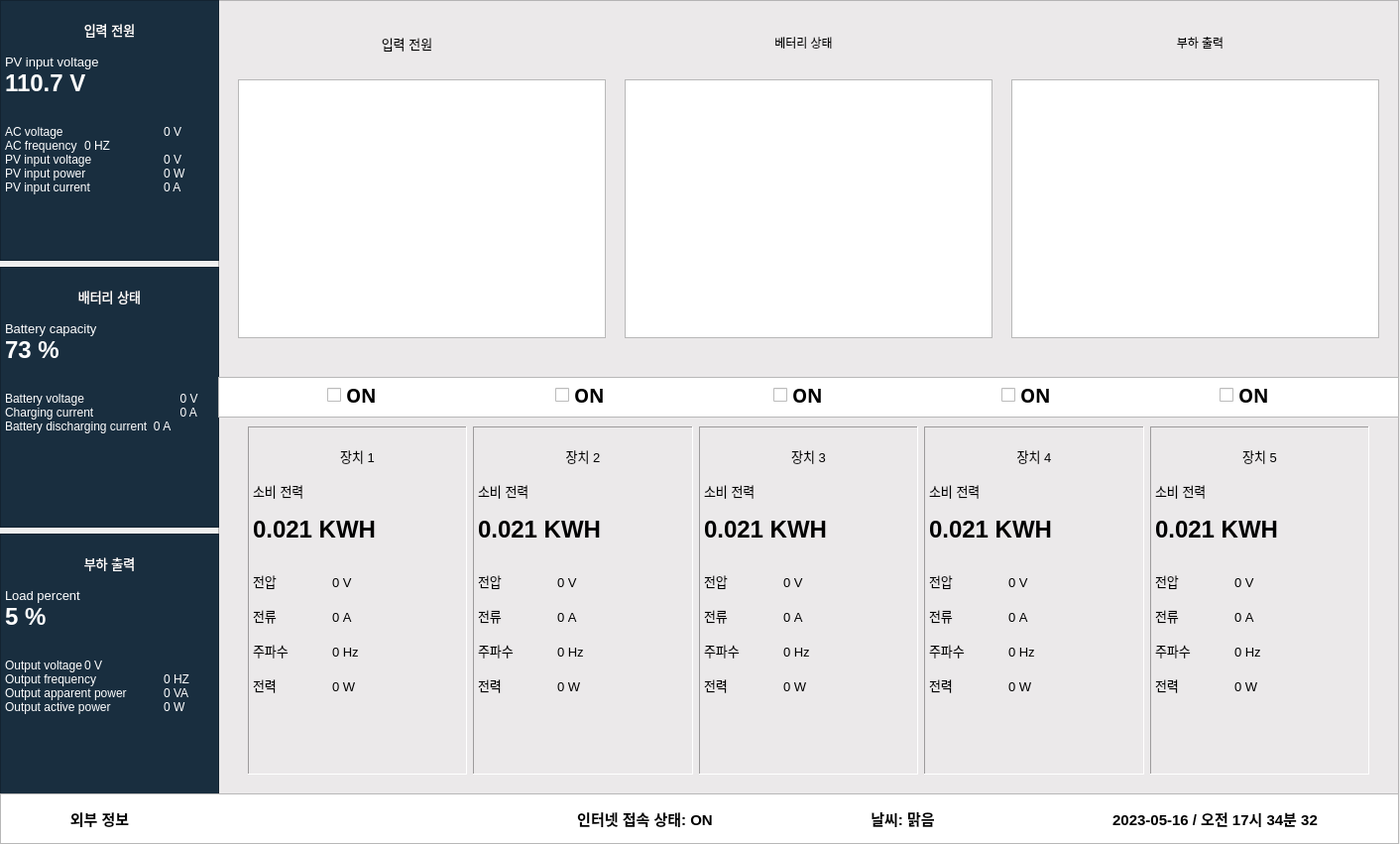
<?xml version="1.0" encoding="UTF-8"?>
<ui version="4.0">
 <class>Dialog</class>
 <widget class="QDialog" name="Dialog">
  <property name="geometry">
   <rect>
    <x>0</x>
    <y>0</y>
    <width>1412</width>
    <height>851</height>
   </rect>
  </property>
  <property name="windowTitle">
   <string>Dialog</string>
  </property>
  <widget class="QWidget" name="verticalLayoutWidget">
   <property name="geometry">
    <rect>
     <x>0</x>
     <y>0</y>
     <width>221</width>
     <height>801</height>
    </rect>
   </property>
   <layout class="QVBoxLayout" name="verticalLayout">
    <item>
     <widget class="QTextBrowser" name="textBrowser_5">
      <property name="whatsThis">
       <string>&lt;html&gt;&lt;head/&gt;&lt;body&gt;&lt;p align=&quot;center&quot;&gt;&lt;span style=&quot; font-family:'Gulim'; color:#ffffff;&quot;&gt;입력 전원0&lt;/span&gt;&lt;/p&gt;&lt;/body&gt;&lt;/html&gt;</string>
      </property>
      <property name="styleSheet">
       <string notr="true">background-color: rgb(25, 46, 63);
font: 75 10pt &quot;D2Coding&quot;;
</string>
      </property>
      <property name="html">
       <string>&lt;!DOCTYPE HTML PUBLIC &quot;-//W3C//DTD HTML 4.0//EN&quot; &quot;http://www.w3.org/TR/REC-html40/strict.dtd&quot;&gt;
&lt;html&gt;&lt;head&gt;&lt;meta name=&quot;qrichtext&quot; content=&quot;1&quot; /&gt;&lt;style type=&quot;text/css&quot;&gt;
p, li { white-space: pre-wrap; }
&lt;/style&gt;&lt;/head&gt;&lt;body style=&quot; font-family:'D2Coding'; font-size:10pt; font-weight:72; font-style:normal;&quot;&gt;
&lt;p align=&quot;center&quot; style=&quot;-qt-paragraph-type:empty; margin-top:0px; margin-bottom:0px; margin-left:0px; margin-right:0px; -qt-block-indent:0; text-indent:0px;&quot;&gt;&lt;br /&gt;&lt;/p&gt;
&lt;p align=&quot;center&quot; style=&quot; margin-top:0px; margin-bottom:0px; margin-left:0px; margin-right:0px; -qt-block-indent:0; text-indent:0px;&quot;&gt;&lt;span style=&quot; font-family:'Gulim'; font-weight:400; color:#ffffff;&quot;&gt;입력 전원&lt;/span&gt;&lt;/p&gt;
&lt;p align=&quot;center&quot; style=&quot;-qt-paragraph-type:empty; margin-top:0px; margin-bottom:0px; margin-left:0px; margin-right:0px; -qt-block-indent:0; text-indent:0px; font-family:'Gulim'; font-weight:400; color:#ffffff;&quot;&gt;&lt;br /&gt;&lt;/p&gt;
&lt;p style=&quot; margin-top:0px; margin-bottom:0px; margin-left:0px; margin-right:0px; -qt-block-indent:0; text-indent:0px;&quot;&gt;&lt;span style=&quot; font-family:'Gulim'; font-weight:400; color:#ffffff;&quot;&gt;PV input voltage&lt;/span&gt;&lt;/p&gt;
&lt;p style=&quot; margin-top:0px; margin-bottom:0px; margin-left:0px; margin-right:0px; -qt-block-indent:0; text-indent:0px;&quot;&gt;&lt;span style=&quot; font-family:'Gulim'; font-size:18pt; font-weight:600; color:#ffffff;&quot;&gt;110.7 V&lt;/span&gt;&lt;/p&gt;
&lt;p style=&quot;-qt-paragraph-type:empty; margin-top:0px; margin-bottom:0px; margin-left:0px; margin-right:0px; -qt-block-indent:0; text-indent:0px; font-family:'Gulim'; font-size:18pt; font-weight:600; color:#ffffff;&quot;&gt;&lt;br /&gt;&lt;/p&gt;
&lt;p style=&quot; margin-top:0px; margin-bottom:0px; margin-left:0px; margin-right:0px; -qt-block-indent:0; text-indent:0px;&quot;&gt;&lt;span style=&quot; font-family:'Gulim'; font-size:9pt; font-weight:400; color:#ffffff;&quot;&gt;AC voltage		0 V &lt;/span&gt;&lt;/p&gt;
&lt;p style=&quot; margin-top:0px; margin-bottom:0px; margin-left:0px; margin-right:0px; -qt-block-indent:0; text-indent:0px;&quot;&gt;&lt;span style=&quot; font-family:'Gulim'; font-size:9pt; color:#ffffff;&quot;&gt;AC frequency	0 HZ &lt;/span&gt;&lt;/p&gt;
&lt;p style=&quot; margin-top:0px; margin-bottom:0px; margin-left:0px; margin-right:0px; -qt-block-indent:0; text-indent:0px;&quot;&gt;&lt;span style=&quot; font-family:'Gulim'; font-size:9pt; color:#ffffff;&quot;&gt;PV input voltage	0 V &lt;/span&gt;&lt;/p&gt;
&lt;p style=&quot; margin-top:0px; margin-bottom:0px; margin-left:0px; margin-right:0px; -qt-block-indent:0; text-indent:0px;&quot;&gt;&lt;span style=&quot; font-family:'Gulim'; font-size:9pt; color:#ffffff;&quot;&gt;PV input power	0 W&lt;/span&gt;&lt;/p&gt;
&lt;p style=&quot; margin-top:0px; margin-bottom:0px; margin-left:0px; margin-right:0px; -qt-block-indent:0; text-indent:0px;&quot;&gt;&lt;span style=&quot; font-family:'Gulim'; font-size:9pt; color:#ffffff;&quot;&gt;PV input current	0 A&lt;/span&gt;&lt;/p&gt;&lt;/body&gt;&lt;/html&gt;</string>
      </property>
     </widget>
    </item>
    <item>
     <widget class="QTextBrowser" name="textBrowser_4">
      <property name="whatsThis">
       <string>&lt;html&gt;&lt;head/&gt;&lt;body&gt;&lt;p align=&quot;center&quot;&gt;&lt;span style=&quot; font-family:'Gulim'; color:#ffffff;&quot;&gt;입력 전원0&lt;/span&gt;&lt;/p&gt;&lt;/body&gt;&lt;/html&gt;</string>
      </property>
      <property name="styleSheet">
       <string notr="true">background-color: rgb(25, 46, 63);
font: 75 10pt &quot;D2Coding&quot;;</string>
      </property>
      <property name="html">
       <string>&lt;!DOCTYPE HTML PUBLIC &quot;-//W3C//DTD HTML 4.0//EN&quot; &quot;http://www.w3.org/TR/REC-html40/strict.dtd&quot;&gt;
&lt;html&gt;&lt;head&gt;&lt;meta name=&quot;qrichtext&quot; content=&quot;1&quot; /&gt;&lt;style type=&quot;text/css&quot;&gt;
p, li { white-space: pre-wrap; }
&lt;/style&gt;&lt;/head&gt;&lt;body style=&quot; font-family:'D2Coding'; font-size:10pt; font-weight:72; font-style:normal;&quot;&gt;
&lt;p align=&quot;center&quot; style=&quot;-qt-paragraph-type:empty; margin-top:0px; margin-bottom:0px; margin-left:0px; margin-right:0px; -qt-block-indent:0; text-indent:0px;&quot;&gt;&lt;br /&gt;&lt;/p&gt;
&lt;p align=&quot;center&quot; style=&quot; margin-top:0px; margin-bottom:0px; margin-left:0px; margin-right:0px; -qt-block-indent:0; text-indent:0px;&quot;&gt;&lt;span style=&quot; color:#ffffff;&quot;&gt;배터리 상태&lt;/span&gt;&lt;/p&gt;
&lt;p align=&quot;center&quot; style=&quot;-qt-paragraph-type:empty; margin-top:0px; margin-bottom:0px; margin-left:0px; margin-right:0px; -qt-block-indent:0; text-indent:0px; font-family:'Gulim'; color:#ffffff;&quot;&gt;&lt;br /&gt;&lt;/p&gt;
&lt;p style=&quot; margin-top:0px; margin-bottom:0px; margin-left:0px; margin-right:0px; -qt-block-indent:0; text-indent:0px;&quot;&gt;&lt;span style=&quot; font-family:'Gulim'; color:#ffffff;&quot;&gt;Battery capacity&lt;/span&gt;&lt;/p&gt;
&lt;p style=&quot; margin-top:0px; margin-bottom:0px; margin-left:0px; margin-right:0px; -qt-block-indent:0; text-indent:0px;&quot;&gt;&lt;span style=&quot; font-family:'Gulim'; font-size:18pt; font-weight:600; color:#ffffff;&quot;&gt;73 %&lt;/span&gt;&lt;/p&gt;
&lt;p style=&quot;-qt-paragraph-type:empty; margin-top:0px; margin-bottom:0px; margin-left:0px; margin-right:0px; -qt-block-indent:0; text-indent:0px; font-family:'Gulim'; font-size:18pt; font-weight:600; color:#ffffff;&quot;&gt;&lt;br /&gt;&lt;/p&gt;
&lt;p style=&quot; margin-top:0px; margin-bottom:0px; margin-left:0px; margin-right:0px; -qt-block-indent:0; text-indent:0px;&quot;&gt;&lt;span style=&quot; font-family:'Gulim'; font-size:9pt; color:#ffffff;&quot;&gt;Battery voltage	     0 V &lt;/span&gt;&lt;/p&gt;
&lt;p style=&quot; margin-top:0px; margin-bottom:0px; margin-left:0px; margin-right:0px; -qt-block-indent:0; text-indent:0px;&quot;&gt;&lt;span style=&quot; font-family:'Gulim'; font-size:9pt; color:#ffffff;&quot;&gt;Charging current	     0 A &lt;/span&gt;&lt;/p&gt;
&lt;p style=&quot; margin-top:0px; margin-bottom:0px; margin-left:0px; margin-right:0px; -qt-block-indent:0; text-indent:0px;&quot;&gt;&lt;span style=&quot; font-family:'Gulim'; font-size:9pt; color:#ffffff;&quot;&gt;Battery discharging current  0 A&lt;/span&gt;&lt;/p&gt;&lt;/body&gt;&lt;/html&gt;</string>
      </property>
     </widget>
    </item>
    <item>
     <widget class="QTextBrowser" name="textBrowser_3">
      <property name="whatsThis">
       <string>&lt;html&gt;&lt;head/&gt;&lt;body&gt;&lt;p align=&quot;center&quot;&gt;&lt;span style=&quot; font-family:'Gulim'; color:#ffffff;&quot;&gt;입력 전원0&lt;/span&gt;&lt;/p&gt;&lt;/body&gt;&lt;/html&gt;</string>
      </property>
      <property name="styleSheet">
       <string notr="true">background-color: rgb(25, 46, 63);
font: 75 10pt &quot;D2Coding&quot;;</string>
      </property>
      <property name="html">
       <string>&lt;!DOCTYPE HTML PUBLIC &quot;-//W3C//DTD HTML 4.0//EN&quot; &quot;http://www.w3.org/TR/REC-html40/strict.dtd&quot;&gt;
&lt;html&gt;&lt;head&gt;&lt;meta name=&quot;qrichtext&quot; content=&quot;1&quot; /&gt;&lt;style type=&quot;text/css&quot;&gt;
p, li { white-space: pre-wrap; }
&lt;/style&gt;&lt;/head&gt;&lt;body style=&quot; font-family:'D2Coding'; font-size:10pt; font-weight:72; font-style:normal;&quot;&gt;
&lt;p align=&quot;center&quot; style=&quot;-qt-paragraph-type:empty; margin-top:0px; margin-bottom:0px; margin-left:0px; margin-right:0px; -qt-block-indent:0; text-indent:0px;&quot;&gt;&lt;br /&gt;&lt;/p&gt;
&lt;p align=&quot;center&quot; style=&quot; margin-top:0px; margin-bottom:0px; margin-left:0px; margin-right:0px; -qt-block-indent:0; text-indent:0px;&quot;&gt;&lt;span style=&quot; color:#ffffff;&quot;&gt;부하 출력&lt;/span&gt;&lt;/p&gt;
&lt;p align=&quot;center&quot; style=&quot;-qt-paragraph-type:empty; margin-top:0px; margin-bottom:0px; margin-left:0px; margin-right:0px; -qt-block-indent:0; text-indent:0px; font-family:'Gulim'; color:#ffffff;&quot;&gt;&lt;br /&gt;&lt;/p&gt;
&lt;p style=&quot; margin-top:0px; margin-bottom:0px; margin-left:0px; margin-right:0px; -qt-block-indent:0; text-indent:0px;&quot;&gt;&lt;span style=&quot; color:#ffffff;&quot;&gt;Load percent&lt;/span&gt;&lt;/p&gt;
&lt;p style=&quot; margin-top:0px; margin-bottom:0px; margin-left:0px; margin-right:0px; -qt-block-indent:0; text-indent:0px;&quot;&gt;&lt;span style=&quot; font-family:'Gulim'; font-size:18pt; font-weight:600; color:#ffffff;&quot;&gt;5 %&lt;/span&gt;&lt;/p&gt;
&lt;p style=&quot;-qt-paragraph-type:empty; margin-top:0px; margin-bottom:0px; margin-left:0px; margin-right:0px; -qt-block-indent:0; text-indent:0px; font-family:'Gulim'; font-size:18pt; font-weight:600; color:#ffffff;&quot;&gt;&lt;br /&gt;&lt;/p&gt;
&lt;p style=&quot; margin-top:0px; margin-bottom:0px; margin-left:0px; margin-right:0px; -qt-block-indent:0; text-indent:0px;&quot;&gt;&lt;span style=&quot; font-family:'Gulim'; font-size:9pt; color:#ffffff;&quot;&gt;Output voltage	0 V &lt;/span&gt;&lt;/p&gt;
&lt;p style=&quot; margin-top:0px; margin-bottom:0px; margin-left:0px; margin-right:0px; -qt-block-indent:0; text-indent:0px;&quot;&gt;&lt;span style=&quot; font-family:'Gulim'; font-size:9pt; color:#ffffff;&quot;&gt;Output frequency	0 HZ&lt;/span&gt;&lt;/p&gt;
&lt;p style=&quot; margin-top:0px; margin-bottom:0px; margin-left:0px; margin-right:0px; -qt-block-indent:0; text-indent:0px;&quot;&gt;&lt;span style=&quot; font-family:'Gulim'; font-size:9pt; color:#ffffff;&quot;&gt;Output apparent power	0 VA&lt;/span&gt;&lt;/p&gt;
&lt;p style=&quot; margin-top:0px; margin-bottom:0px; margin-left:0px; margin-right:0px; -qt-block-indent:0; text-indent:0px;&quot;&gt;&lt;span style=&quot; font-family:'Gulim'; font-size:9pt; color:#ffffff;&quot;&gt;Output active power	0 W&lt;/span&gt;&lt;/p&gt;&lt;/body&gt;&lt;/html&gt;</string>
      </property>
     </widget>
    </item>
   </layout>
  </widget>
  <widget class="QTextBrowser" name="textBrowser">
   <property name="geometry">
    <rect>
     <x>220</x>
     <y>0</y>
     <width>1191</width>
     <height>801</height>
    </rect>
   </property>
   <property name="styleSheet">
    <string notr="true">background-color: rgb(235, 233, 234)</string>
   </property>
  </widget>
  <widget class="QTextBrowser" name="textBrowser_2">
   <property name="geometry">
    <rect>
     <x>220</x>
     <y>380</y>
     <width>1191</width>
     <height>41</height>
    </rect>
   </property>
  </widget>
  <widget class="QGraphicsView" name="graphicsView">
   <property name="geometry">
    <rect>
     <x>240</x>
     <y>80</y>
     <width>371</width>
     <height>261</height>
    </rect>
   </property>
  </widget>
  <widget class="QTextBrowser" name="textBrowser_6">
   <property name="geometry">
    <rect>
     <x>340</x>
     <y>30</y>
     <width>141</width>
     <height>31</height>
    </rect>
   </property>
   <property name="styleSheet">
    <string notr="true">background-color: rgb(235, 233, 234)</string>
   </property>
   <property name="frameShape">
    <enum>QFrame::NoFrame</enum>
   </property>
   <property name="html">
    <string>&lt;!DOCTYPE HTML PUBLIC &quot;-//W3C//DTD HTML 4.0//EN&quot; &quot;http://www.w3.org/TR/REC-html40/strict.dtd&quot;&gt;
&lt;html&gt;&lt;head&gt;&lt;meta name=&quot;qrichtext&quot; content=&quot;1&quot; /&gt;&lt;style type=&quot;text/css&quot;&gt;
p, li { white-space: pre-wrap; }
&lt;/style&gt;&lt;/head&gt;&lt;body style=&quot; font-family:'Gulim'; font-size:9pt; font-weight:400; font-style:normal;&quot;&gt;
&lt;p align=&quot;center&quot; style=&quot; margin-top:0px; margin-bottom:0px; margin-left:0px; margin-right:0px; -qt-block-indent:0; text-indent:0px;&quot;&gt;&lt;span style=&quot; font-size:10pt;&quot;&gt;입력 전원&lt;/span&gt;&lt;/p&gt;&lt;/body&gt;&lt;/html&gt;</string>
   </property>
  </widget>
  <widget class="QGraphicsView" name="graphicsView_2">
   <property name="geometry">
    <rect>
     <x>630</x>
     <y>80</y>
     <width>371</width>
     <height>261</height>
    </rect>
   </property>
  </widget>
  <widget class="QGraphicsView" name="graphicsView_3">
   <property name="geometry">
    <rect>
     <x>1020</x>
     <y>80</y>
     <width>371</width>
     <height>261</height>
    </rect>
   </property>
  </widget>
  <widget class="QTextBrowser" name="textBrowser_7">
   <property name="geometry">
    <rect>
     <x>740</x>
     <y>30</y>
     <width>141</width>
     <height>31</height>
    </rect>
   </property>
   <property name="styleSheet">
    <string notr="true">background-color: rgb(235, 233, 234)</string>
   </property>
   <property name="frameShape">
    <enum>QFrame::NoFrame</enum>
   </property>
   <property name="html">
    <string>&lt;!DOCTYPE HTML PUBLIC &quot;-//W3C//DTD HTML 4.0//EN&quot; &quot;http://www.w3.org/TR/REC-html40/strict.dtd&quot;&gt;
&lt;html&gt;&lt;head&gt;&lt;meta name=&quot;qrichtext&quot; content=&quot;1&quot; /&gt;&lt;style type=&quot;text/css&quot;&gt;
p, li { white-space: pre-wrap; }
&lt;/style&gt;&lt;/head&gt;&lt;body style=&quot; font-family:'Gulim'; font-size:9pt; font-weight:400; font-style:normal;&quot;&gt;
&lt;p align=&quot;center&quot; style=&quot; margin-top:0px; margin-bottom:0px; margin-left:0px; margin-right:0px; -qt-block-indent:0; text-indent:0px;&quot;&gt;베터리 상태&lt;/p&gt;&lt;/body&gt;&lt;/html&gt;</string>
   </property>
  </widget>
  <widget class="QTextBrowser" name="textBrowser_8">
   <property name="geometry">
    <rect>
     <x>1140</x>
     <y>30</y>
     <width>141</width>
     <height>31</height>
    </rect>
   </property>
   <property name="styleSheet">
    <string notr="true">background-color: rgb(235, 233, 234)</string>
   </property>
   <property name="frameShape">
    <enum>QFrame::NoFrame</enum>
   </property>
   <property name="html">
    <string>&lt;!DOCTYPE HTML PUBLIC &quot;-//W3C//DTD HTML 4.0//EN&quot; &quot;http://www.w3.org/TR/REC-html40/strict.dtd&quot;&gt;
&lt;html&gt;&lt;head&gt;&lt;meta name=&quot;qrichtext&quot; content=&quot;1&quot; /&gt;&lt;style type=&quot;text/css&quot;&gt;
p, li { white-space: pre-wrap; }
&lt;/style&gt;&lt;/head&gt;&lt;body style=&quot; font-family:'Gulim'; font-size:9pt; font-weight:400; font-style:normal;&quot;&gt;
&lt;p align=&quot;center&quot; style=&quot; margin-top:0px; margin-bottom:0px; margin-left:0px; margin-right:0px; -qt-block-indent:0; text-indent:0px;&quot;&gt;부하 출력&lt;/p&gt;&lt;/body&gt;&lt;/html&gt;</string>
   </property>
  </widget>
  <widget class="QWidget" name="horizontalLayoutWidget">
   <property name="geometry">
    <rect>
     <x>250</x>
     <y>430</y>
     <width>1131</width>
     <height>351</height>
    </rect>
   </property>
   <layout class="QHBoxLayout" name="horizontalLayout">
    <item>
     <widget class="QTextBrowser" name="textBrowser_14">
      <property name="whatsThis">
       <string>&lt;html&gt;&lt;head/&gt;&lt;body&gt;&lt;p align=&quot;center&quot;&gt;&lt;span style=&quot; font-family:'Gulim'; color:#ffffff;&quot;&gt;입력 전원0&lt;/span&gt;&lt;/p&gt;&lt;/body&gt;&lt;/html&gt;</string>
      </property>
      <property name="styleSheet">
       <string notr="true">background-color: rgb(235, 233, 234);
font: 75 10pt &quot;D2Coding&quot;;
</string>
      </property>
      <property name="frameShape">
       <enum>QFrame::Panel</enum>
      </property>
      <property name="html">
       <string>&lt;!DOCTYPE HTML PUBLIC &quot;-//W3C//DTD HTML 4.0//EN&quot; &quot;http://www.w3.org/TR/REC-html40/strict.dtd&quot;&gt;
&lt;html&gt;&lt;head&gt;&lt;meta name=&quot;qrichtext&quot; content=&quot;1&quot; /&gt;&lt;style type=&quot;text/css&quot;&gt;
p, li { white-space: pre-wrap; }
&lt;/style&gt;&lt;/head&gt;&lt;body style=&quot; font-family:'D2Coding'; font-size:10pt; font-weight:72; font-style:normal;&quot;&gt;
&lt;p align=&quot;center&quot; style=&quot;-qt-paragraph-type:empty; margin-top:0px; margin-bottom:0px; margin-left:0px; margin-right:0px; -qt-block-indent:0; text-indent:0px;&quot;&gt;&lt;br /&gt;&lt;/p&gt;
&lt;p align=&quot;center&quot; style=&quot; margin-top:0px; margin-bottom:0px; margin-left:0px; margin-right:0px; -qt-block-indent:0; text-indent:0px;&quot;&gt;장치 1&lt;/p&gt;
&lt;p align=&quot;center&quot; style=&quot;-qt-paragraph-type:empty; margin-top:0px; margin-bottom:0px; margin-left:0px; margin-right:0px; -qt-block-indent:0; text-indent:0px; font-family:'Gulim'; font-weight:400; color:#000000;&quot;&gt;&lt;br /&gt;&lt;/p&gt;
&lt;p style=&quot; margin-top:0px; margin-bottom:0px; margin-left:0px; margin-right:0px; -qt-block-indent:0; text-indent:0px;&quot;&gt;소비 전력&lt;/p&gt;
&lt;p style=&quot;-qt-paragraph-type:empty; margin-top:0px; margin-bottom:0px; margin-left:0px; margin-right:0px; -qt-block-indent:0; text-indent:0px;&quot;&gt;&lt;br /&gt;&lt;/p&gt;
&lt;p style=&quot; margin-top:0px; margin-bottom:0px; margin-left:0px; margin-right:0px; -qt-block-indent:0; text-indent:0px;&quot;&gt;&lt;span style=&quot; font-family:'Gulim'; font-size:18pt; font-weight:600; color:#000000;&quot;&gt;0.021 KWH&lt;/span&gt;&lt;/p&gt;
&lt;p style=&quot;-qt-paragraph-type:empty; margin-top:0px; margin-bottom:0px; margin-left:0px; margin-right:0px; -qt-block-indent:0; text-indent:0px; font-family:'Gulim'; font-size:18pt; font-weight:600; color:#000000;&quot;&gt;&lt;br /&gt;&lt;/p&gt;
&lt;p style=&quot; margin-top:0px; margin-bottom:0px; margin-left:0px; margin-right:0px; -qt-block-indent:0; text-indent:0px;&quot;&gt;&lt;span style=&quot; font-family:'Gulim'; font-weight:400; color:#000000;&quot;&gt;전압	0 V&lt;/span&gt;&lt;/p&gt;
&lt;p style=&quot; margin-top:0px; margin-bottom:0px; margin-left:0px; margin-right:0px; -qt-block-indent:0; text-indent:0px;&quot;&gt;&lt;span style=&quot; font-family:'Gulim'; font-weight:400; color:#000000;&quot;&gt;	&lt;/span&gt;&lt;/p&gt;
&lt;p style=&quot; margin-top:0px; margin-bottom:0px; margin-left:0px; margin-right:0px; -qt-block-indent:0; text-indent:0px;&quot;&gt;&lt;span style=&quot; font-family:'Gulim'; color:#000000;&quot;&gt;전류	0 A&lt;/span&gt;&lt;/p&gt;
&lt;p style=&quot;-qt-paragraph-type:empty; margin-top:0px; margin-bottom:0px; margin-left:0px; margin-right:0px; -qt-block-indent:0; text-indent:0px; font-family:'Gulim'; color:#000000;&quot;&gt;&lt;br /&gt;&lt;/p&gt;
&lt;p style=&quot; margin-top:0px; margin-bottom:0px; margin-left:0px; margin-right:0px; -qt-block-indent:0; text-indent:0px;&quot;&gt;&lt;span style=&quot; font-family:'Gulim'; color:#000000;&quot;&gt;주파수	0 Hz&lt;/span&gt;&lt;/p&gt;
&lt;p style=&quot;-qt-paragraph-type:empty; margin-top:0px; margin-bottom:0px; margin-left:0px; margin-right:0px; -qt-block-indent:0; text-indent:0px; font-family:'Gulim'; color:#000000;&quot;&gt;&lt;br /&gt;&lt;/p&gt;
&lt;p style=&quot; margin-top:0px; margin-bottom:0px; margin-left:0px; margin-right:0px; -qt-block-indent:0; text-indent:0px;&quot;&gt;&lt;span style=&quot; font-family:'Gulim'; color:#000000;&quot;&gt;전력	0 W&lt;/span&gt;&lt;/p&gt;
&lt;p style=&quot;-qt-paragraph-type:empty; margin-top:0px; margin-bottom:0px; margin-left:0px; margin-right:0px; -qt-block-indent:0; text-indent:0px; font-family:'Gulim'; font-size:9pt; color:#000000;&quot;&gt;&lt;br /&gt;&lt;/p&gt;
&lt;p style=&quot;-qt-paragraph-type:empty; margin-top:0px; margin-bottom:0px; margin-left:0px; margin-right:0px; -qt-block-indent:0; text-indent:0px; font-family:'Gulim'; font-size:9pt; color:#000000;&quot;&gt;&lt;br /&gt;&lt;/p&gt;&lt;/body&gt;&lt;/html&gt;</string>
      </property>
     </widget>
    </item>
    <item>
     <widget class="QTextBrowser" name="textBrowser_13">
      <property name="whatsThis">
       <string>&lt;html&gt;&lt;head/&gt;&lt;body&gt;&lt;p align=&quot;center&quot;&gt;&lt;span style=&quot; font-family:'Gulim'; color:#ffffff;&quot;&gt;입력 전원0&lt;/span&gt;&lt;/p&gt;&lt;/body&gt;&lt;/html&gt;</string>
      </property>
      <property name="styleSheet">
       <string notr="true">background-color: rgb(235, 233, 234);
font: 75 10pt &quot;D2Coding&quot;;
</string>
      </property>
      <property name="frameShape">
       <enum>QFrame::Panel</enum>
      </property>
      <property name="html">
       <string>&lt;!DOCTYPE HTML PUBLIC &quot;-//W3C//DTD HTML 4.0//EN&quot; &quot;http://www.w3.org/TR/REC-html40/strict.dtd&quot;&gt;
&lt;html&gt;&lt;head&gt;&lt;meta name=&quot;qrichtext&quot; content=&quot;1&quot; /&gt;&lt;style type=&quot;text/css&quot;&gt;
p, li { white-space: pre-wrap; }
&lt;/style&gt;&lt;/head&gt;&lt;body style=&quot; font-family:'D2Coding'; font-size:10pt; font-weight:72; font-style:normal;&quot;&gt;
&lt;p align=&quot;center&quot; style=&quot;-qt-paragraph-type:empty; margin-top:0px; margin-bottom:0px; margin-left:0px; margin-right:0px; -qt-block-indent:0; text-indent:0px;&quot;&gt;&lt;br /&gt;&lt;/p&gt;
&lt;p align=&quot;center&quot; style=&quot; margin-top:0px; margin-bottom:0px; margin-left:0px; margin-right:0px; -qt-block-indent:0; text-indent:0px;&quot;&gt;장치 2&lt;/p&gt;
&lt;p align=&quot;center&quot; style=&quot;-qt-paragraph-type:empty; margin-top:0px; margin-bottom:0px; margin-left:0px; margin-right:0px; -qt-block-indent:0; text-indent:0px; font-family:'Gulim'; font-weight:400; color:#000000;&quot;&gt;&lt;br /&gt;&lt;/p&gt;
&lt;p style=&quot; margin-top:0px; margin-bottom:0px; margin-left:0px; margin-right:0px; -qt-block-indent:0; text-indent:0px;&quot;&gt;소비 전력&lt;/p&gt;
&lt;p style=&quot;-qt-paragraph-type:empty; margin-top:0px; margin-bottom:0px; margin-left:0px; margin-right:0px; -qt-block-indent:0; text-indent:0px;&quot;&gt;&lt;br /&gt;&lt;/p&gt;
&lt;p style=&quot; margin-top:0px; margin-bottom:0px; margin-left:0px; margin-right:0px; -qt-block-indent:0; text-indent:0px;&quot;&gt;&lt;span style=&quot; font-family:'Gulim'; font-size:18pt; font-weight:600; color:#000000;&quot;&gt;0.021 KWH&lt;/span&gt;&lt;/p&gt;
&lt;p style=&quot;-qt-paragraph-type:empty; margin-top:0px; margin-bottom:0px; margin-left:0px; margin-right:0px; -qt-block-indent:0; text-indent:0px; font-family:'Gulim'; font-size:18pt; font-weight:600; color:#000000;&quot;&gt;&lt;br /&gt;&lt;/p&gt;
&lt;p style=&quot; margin-top:0px; margin-bottom:0px; margin-left:0px; margin-right:0px; -qt-block-indent:0; text-indent:0px;&quot;&gt;&lt;span style=&quot; font-family:'Gulim'; font-weight:400; color:#000000;&quot;&gt;전압	0 V&lt;/span&gt;&lt;/p&gt;
&lt;p style=&quot; margin-top:0px; margin-bottom:0px; margin-left:0px; margin-right:0px; -qt-block-indent:0; text-indent:0px;&quot;&gt;&lt;span style=&quot; font-family:'Gulim'; font-weight:400; color:#000000;&quot;&gt;	&lt;/span&gt;&lt;/p&gt;
&lt;p style=&quot; margin-top:0px; margin-bottom:0px; margin-left:0px; margin-right:0px; -qt-block-indent:0; text-indent:0px;&quot;&gt;&lt;span style=&quot; font-family:'Gulim'; color:#000000;&quot;&gt;전류	0 A&lt;/span&gt;&lt;/p&gt;
&lt;p style=&quot;-qt-paragraph-type:empty; margin-top:0px; margin-bottom:0px; margin-left:0px; margin-right:0px; -qt-block-indent:0; text-indent:0px; font-family:'Gulim'; color:#000000;&quot;&gt;&lt;br /&gt;&lt;/p&gt;
&lt;p style=&quot; margin-top:0px; margin-bottom:0px; margin-left:0px; margin-right:0px; -qt-block-indent:0; text-indent:0px;&quot;&gt;&lt;span style=&quot; font-family:'Gulim'; color:#000000;&quot;&gt;주파수	0 Hz&lt;/span&gt;&lt;/p&gt;
&lt;p style=&quot;-qt-paragraph-type:empty; margin-top:0px; margin-bottom:0px; margin-left:0px; margin-right:0px; -qt-block-indent:0; text-indent:0px; font-family:'Gulim'; color:#000000;&quot;&gt;&lt;br /&gt;&lt;/p&gt;
&lt;p style=&quot; margin-top:0px; margin-bottom:0px; margin-left:0px; margin-right:0px; -qt-block-indent:0; text-indent:0px;&quot;&gt;&lt;span style=&quot; font-family:'Gulim'; color:#000000;&quot;&gt;전력	0 W&lt;/span&gt;&lt;/p&gt;
&lt;p style=&quot;-qt-paragraph-type:empty; margin-top:0px; margin-bottom:0px; margin-left:0px; margin-right:0px; -qt-block-indent:0; text-indent:0px; font-family:'Gulim'; font-size:9pt; color:#000000;&quot;&gt;&lt;br /&gt;&lt;/p&gt;
&lt;p style=&quot;-qt-paragraph-type:empty; margin-top:0px; margin-bottom:0px; margin-left:0px; margin-right:0px; -qt-block-indent:0; text-indent:0px; font-family:'Gulim'; font-size:9pt; color:#000000;&quot;&gt;&lt;br /&gt;&lt;/p&gt;&lt;/body&gt;&lt;/html&gt;</string>
      </property>
     </widget>
    </item>
    <item>
     <widget class="QTextBrowser" name="textBrowser_12">
      <property name="whatsThis">
       <string>&lt;html&gt;&lt;head/&gt;&lt;body&gt;&lt;p align=&quot;center&quot;&gt;&lt;span style=&quot; font-family:'Gulim'; color:#ffffff;&quot;&gt;입력 전원0&lt;/span&gt;&lt;/p&gt;&lt;/body&gt;&lt;/html&gt;</string>
      </property>
      <property name="styleSheet">
       <string notr="true">background-color: rgb(235, 233, 234);
font: 75 10pt &quot;D2Coding&quot;;
</string>
      </property>
      <property name="frameShape">
       <enum>QFrame::Panel</enum>
      </property>
      <property name="html">
       <string>&lt;!DOCTYPE HTML PUBLIC &quot;-//W3C//DTD HTML 4.0//EN&quot; &quot;http://www.w3.org/TR/REC-html40/strict.dtd&quot;&gt;
&lt;html&gt;&lt;head&gt;&lt;meta name=&quot;qrichtext&quot; content=&quot;1&quot; /&gt;&lt;style type=&quot;text/css&quot;&gt;
p, li { white-space: pre-wrap; }
&lt;/style&gt;&lt;/head&gt;&lt;body style=&quot; font-family:'D2Coding'; font-size:10pt; font-weight:72; font-style:normal;&quot;&gt;
&lt;p align=&quot;center&quot; style=&quot;-qt-paragraph-type:empty; margin-top:0px; margin-bottom:0px; margin-left:0px; margin-right:0px; -qt-block-indent:0; text-indent:0px;&quot;&gt;&lt;br /&gt;&lt;/p&gt;
&lt;p align=&quot;center&quot; style=&quot; margin-top:0px; margin-bottom:0px; margin-left:0px; margin-right:0px; -qt-block-indent:0; text-indent:0px;&quot;&gt;장치 3&lt;/p&gt;
&lt;p align=&quot;center&quot; style=&quot;-qt-paragraph-type:empty; margin-top:0px; margin-bottom:0px; margin-left:0px; margin-right:0px; -qt-block-indent:0; text-indent:0px; font-family:'Gulim'; font-weight:400; color:#000000;&quot;&gt;&lt;br /&gt;&lt;/p&gt;
&lt;p style=&quot; margin-top:0px; margin-bottom:0px; margin-left:0px; margin-right:0px; -qt-block-indent:0; text-indent:0px;&quot;&gt;소비 전력&lt;/p&gt;
&lt;p style=&quot;-qt-paragraph-type:empty; margin-top:0px; margin-bottom:0px; margin-left:0px; margin-right:0px; -qt-block-indent:0; text-indent:0px;&quot;&gt;&lt;br /&gt;&lt;/p&gt;
&lt;p style=&quot; margin-top:0px; margin-bottom:0px; margin-left:0px; margin-right:0px; -qt-block-indent:0; text-indent:0px;&quot;&gt;&lt;span style=&quot; font-family:'Gulim'; font-size:18pt; font-weight:600; color:#000000;&quot;&gt;0.021 KWH&lt;/span&gt;&lt;/p&gt;
&lt;p style=&quot;-qt-paragraph-type:empty; margin-top:0px; margin-bottom:0px; margin-left:0px; margin-right:0px; -qt-block-indent:0; text-indent:0px; font-family:'Gulim'; font-size:18pt; font-weight:600; color:#000000;&quot;&gt;&lt;br /&gt;&lt;/p&gt;
&lt;p style=&quot; margin-top:0px; margin-bottom:0px; margin-left:0px; margin-right:0px; -qt-block-indent:0; text-indent:0px;&quot;&gt;&lt;span style=&quot; font-family:'Gulim'; color:#000000;&quot;&gt;전압	0 V&lt;/span&gt;&lt;/p&gt;
&lt;p style=&quot; margin-top:0px; margin-bottom:0px; margin-left:0px; margin-right:0px; -qt-block-indent:0; text-indent:0px;&quot;&gt;&lt;span style=&quot; font-family:'Gulim'; color:#000000;&quot;&gt;	&lt;/span&gt;&lt;/p&gt;
&lt;p style=&quot; margin-top:0px; margin-bottom:0px; margin-left:0px; margin-right:0px; -qt-block-indent:0; text-indent:0px;&quot;&gt;&lt;span style=&quot; font-family:'Gulim'; color:#000000;&quot;&gt;전류	0 A&lt;/span&gt;&lt;/p&gt;
&lt;p style=&quot;-qt-paragraph-type:empty; margin-top:0px; margin-bottom:0px; margin-left:0px; margin-right:0px; -qt-block-indent:0; text-indent:0px; font-family:'Gulim'; color:#000000;&quot;&gt;&lt;br /&gt;&lt;/p&gt;
&lt;p style=&quot; margin-top:0px; margin-bottom:0px; margin-left:0px; margin-right:0px; -qt-block-indent:0; text-indent:0px;&quot;&gt;&lt;span style=&quot; font-family:'Gulim'; color:#000000;&quot;&gt;주파수	0 Hz&lt;/span&gt;&lt;/p&gt;
&lt;p style=&quot;-qt-paragraph-type:empty; margin-top:0px; margin-bottom:0px; margin-left:0px; margin-right:0px; -qt-block-indent:0; text-indent:0px; font-family:'Gulim'; color:#000000;&quot;&gt;&lt;br /&gt;&lt;/p&gt;
&lt;p style=&quot; margin-top:0px; margin-bottom:0px; margin-left:0px; margin-right:0px; -qt-block-indent:0; text-indent:0px;&quot;&gt;&lt;span style=&quot; font-family:'Gulim'; color:#000000;&quot;&gt;전력	0 W&lt;/span&gt;&lt;/p&gt;
&lt;p style=&quot;-qt-paragraph-type:empty; margin-top:0px; margin-bottom:0px; margin-left:0px; margin-right:0px; -qt-block-indent:0; text-indent:0px; font-family:'Gulim'; font-size:9pt; color:#000000;&quot;&gt;&lt;br /&gt;&lt;/p&gt;&lt;/body&gt;&lt;/html&gt;</string>
      </property>
     </widget>
    </item>
    <item>
     <widget class="QTextBrowser" name="textBrowser_11">
      <property name="whatsThis">
       <string>&lt;html&gt;&lt;head/&gt;&lt;body&gt;&lt;p align=&quot;center&quot;&gt;&lt;span style=&quot; font-family:'Gulim'; color:#ffffff;&quot;&gt;입력 전원0&lt;/span&gt;&lt;/p&gt;&lt;/body&gt;&lt;/html&gt;</string>
      </property>
      <property name="styleSheet">
       <string notr="true">background-color: rgb(235, 233, 234);
font: 75 10pt &quot;D2Coding&quot;;
</string>
      </property>
      <property name="frameShape">
       <enum>QFrame::Panel</enum>
      </property>
      <property name="html">
       <string>&lt;!DOCTYPE HTML PUBLIC &quot;-//W3C//DTD HTML 4.0//EN&quot; &quot;http://www.w3.org/TR/REC-html40/strict.dtd&quot;&gt;
&lt;html&gt;&lt;head&gt;&lt;meta name=&quot;qrichtext&quot; content=&quot;1&quot; /&gt;&lt;style type=&quot;text/css&quot;&gt;
p, li { white-space: pre-wrap; }
&lt;/style&gt;&lt;/head&gt;&lt;body style=&quot; font-family:'D2Coding'; font-size:10pt; font-weight:72; font-style:normal;&quot;&gt;
&lt;p align=&quot;center&quot; style=&quot;-qt-paragraph-type:empty; margin-top:0px; margin-bottom:0px; margin-left:0px; margin-right:0px; -qt-block-indent:0; text-indent:0px;&quot;&gt;&lt;br /&gt;&lt;/p&gt;
&lt;p align=&quot;center&quot; style=&quot; margin-top:0px; margin-bottom:0px; margin-left:0px; margin-right:0px; -qt-block-indent:0; text-indent:0px;&quot;&gt;장치 4&lt;/p&gt;
&lt;p align=&quot;center&quot; style=&quot;-qt-paragraph-type:empty; margin-top:0px; margin-bottom:0px; margin-left:0px; margin-right:0px; -qt-block-indent:0; text-indent:0px; font-family:'Gulim'; font-weight:400; color:#000000;&quot;&gt;&lt;br /&gt;&lt;/p&gt;
&lt;p style=&quot; margin-top:0px; margin-bottom:0px; margin-left:0px; margin-right:0px; -qt-block-indent:0; text-indent:0px;&quot;&gt;소비 전력&lt;/p&gt;
&lt;p style=&quot;-qt-paragraph-type:empty; margin-top:0px; margin-bottom:0px; margin-left:0px; margin-right:0px; -qt-block-indent:0; text-indent:0px;&quot;&gt;&lt;br /&gt;&lt;/p&gt;
&lt;p style=&quot; margin-top:0px; margin-bottom:0px; margin-left:0px; margin-right:0px; -qt-block-indent:0; text-indent:0px;&quot;&gt;&lt;span style=&quot; font-family:'Gulim'; font-size:18pt; font-weight:600; color:#000000;&quot;&gt;0.021 KWH&lt;/span&gt;&lt;/p&gt;
&lt;p style=&quot;-qt-paragraph-type:empty; margin-top:0px; margin-bottom:0px; margin-left:0px; margin-right:0px; -qt-block-indent:0; text-indent:0px; font-family:'Gulim'; font-size:18pt; font-weight:600; color:#000000;&quot;&gt;&lt;br /&gt;&lt;/p&gt;
&lt;p style=&quot; margin-top:0px; margin-bottom:0px; margin-left:0px; margin-right:0px; -qt-block-indent:0; text-indent:0px;&quot;&gt;&lt;span style=&quot; font-family:'Gulim'; color:#000000;&quot;&gt;전압	0 V&lt;/span&gt;&lt;/p&gt;
&lt;p style=&quot; margin-top:0px; margin-bottom:0px; margin-left:0px; margin-right:0px; -qt-block-indent:0; text-indent:0px;&quot;&gt;&lt;span style=&quot; font-family:'Gulim'; color:#000000;&quot;&gt;	&lt;/span&gt;&lt;/p&gt;
&lt;p style=&quot; margin-top:0px; margin-bottom:0px; margin-left:0px; margin-right:0px; -qt-block-indent:0; text-indent:0px;&quot;&gt;&lt;span style=&quot; font-family:'Gulim'; color:#000000;&quot;&gt;전류	0 A&lt;/span&gt;&lt;/p&gt;
&lt;p style=&quot;-qt-paragraph-type:empty; margin-top:0px; margin-bottom:0px; margin-left:0px; margin-right:0px; -qt-block-indent:0; text-indent:0px; font-family:'Gulim'; color:#000000;&quot;&gt;&lt;br /&gt;&lt;/p&gt;
&lt;p style=&quot; margin-top:0px; margin-bottom:0px; margin-left:0px; margin-right:0px; -qt-block-indent:0; text-indent:0px;&quot;&gt;&lt;span style=&quot; font-family:'Gulim'; color:#000000;&quot;&gt;주파수	0 Hz&lt;/span&gt;&lt;/p&gt;
&lt;p style=&quot;-qt-paragraph-type:empty; margin-top:0px; margin-bottom:0px; margin-left:0px; margin-right:0px; -qt-block-indent:0; text-indent:0px; font-family:'Gulim'; color:#000000;&quot;&gt;&lt;br /&gt;&lt;/p&gt;
&lt;p style=&quot; margin-top:0px; margin-bottom:0px; margin-left:0px; margin-right:0px; -qt-block-indent:0; text-indent:0px;&quot;&gt;&lt;span style=&quot; font-family:'Gulim'; color:#000000;&quot;&gt;전력	0 W&lt;/span&gt;&lt;/p&gt;
&lt;p style=&quot;-qt-paragraph-type:empty; margin-top:0px; margin-bottom:0px; margin-left:0px; margin-right:0px; -qt-block-indent:0; text-indent:0px; font-family:'Gulim'; font-size:9pt; color:#000000;&quot;&gt;&lt;br /&gt;&lt;/p&gt;
&lt;p style=&quot;-qt-paragraph-type:empty; margin-top:0px; margin-bottom:0px; margin-left:0px; margin-right:0px; -qt-block-indent:0; text-indent:0px; font-family:'Gulim'; font-size:9pt; color:#000000;&quot;&gt;&lt;br /&gt;&lt;/p&gt;&lt;/body&gt;&lt;/html&gt;</string>
      </property>
     </widget>
    </item>
    <item>
     <widget class="QTextBrowser" name="textBrowser_15">
      <property name="whatsThis">
       <string>&lt;html&gt;&lt;head/&gt;&lt;body&gt;&lt;p align=&quot;center&quot;&gt;&lt;span style=&quot; font-family:'Gulim'; color:#ffffff;&quot;&gt;입력 전원0&lt;/span&gt;&lt;/p&gt;&lt;/body&gt;&lt;/html&gt;</string>
      </property>
      <property name="styleSheet">
       <string notr="true">background-color: rgb(235, 233, 234);
font: 75 10pt &quot;D2Coding&quot;;
</string>
      </property>
      <property name="frameShape">
       <enum>QFrame::Panel</enum>
      </property>
      <property name="html">
       <string>&lt;!DOCTYPE HTML PUBLIC &quot;-//W3C//DTD HTML 4.0//EN&quot; &quot;http://www.w3.org/TR/REC-html40/strict.dtd&quot;&gt;
&lt;html&gt;&lt;head&gt;&lt;meta name=&quot;qrichtext&quot; content=&quot;1&quot; /&gt;&lt;style type=&quot;text/css&quot;&gt;
p, li { white-space: pre-wrap; }
&lt;/style&gt;&lt;/head&gt;&lt;body style=&quot; font-family:'D2Coding'; font-size:10pt; font-weight:72; font-style:normal;&quot;&gt;
&lt;p align=&quot;center&quot; style=&quot;-qt-paragraph-type:empty; margin-top:0px; margin-bottom:0px; margin-left:0px; margin-right:0px; -qt-block-indent:0; text-indent:0px;&quot;&gt;&lt;br /&gt;&lt;/p&gt;
&lt;p align=&quot;center&quot; style=&quot; margin-top:0px; margin-bottom:0px; margin-left:0px; margin-right:0px; -qt-block-indent:0; text-indent:0px;&quot;&gt;장치 5&lt;/p&gt;
&lt;p align=&quot;center&quot; style=&quot;-qt-paragraph-type:empty; margin-top:0px; margin-bottom:0px; margin-left:0px; margin-right:0px; -qt-block-indent:0; text-indent:0px; font-family:'Gulim'; font-weight:400; color:#000000;&quot;&gt;&lt;br /&gt;&lt;/p&gt;
&lt;p style=&quot; margin-top:0px; margin-bottom:0px; margin-left:0px; margin-right:0px; -qt-block-indent:0; text-indent:0px;&quot;&gt;소비 전력&lt;/p&gt;
&lt;p style=&quot;-qt-paragraph-type:empty; margin-top:0px; margin-bottom:0px; margin-left:0px; margin-right:0px; -qt-block-indent:0; text-indent:0px;&quot;&gt;&lt;br /&gt;&lt;/p&gt;
&lt;p style=&quot; margin-top:0px; margin-bottom:0px; margin-left:0px; margin-right:0px; -qt-block-indent:0; text-indent:0px;&quot;&gt;&lt;span style=&quot; font-family:'Gulim'; font-size:18pt; font-weight:600; color:#000000;&quot;&gt;0.021 KWH&lt;/span&gt;&lt;/p&gt;
&lt;p style=&quot;-qt-paragraph-type:empty; margin-top:0px; margin-bottom:0px; margin-left:0px; margin-right:0px; -qt-block-indent:0; text-indent:0px; font-family:'Gulim'; font-size:18pt; font-weight:600; color:#000000;&quot;&gt;&lt;br /&gt;&lt;/p&gt;
&lt;p style=&quot; margin-top:0px; margin-bottom:0px; margin-left:0px; margin-right:0px; -qt-block-indent:0; text-indent:0px;&quot;&gt;&lt;span style=&quot; font-family:'Gulim'; color:#000000;&quot;&gt;전압	0 V&lt;/span&gt;&lt;/p&gt;
&lt;p style=&quot; margin-top:0px; margin-bottom:0px; margin-left:0px; margin-right:0px; -qt-block-indent:0; text-indent:0px;&quot;&gt;&lt;span style=&quot; font-family:'Gulim'; color:#000000;&quot;&gt;	&lt;/span&gt;&lt;/p&gt;
&lt;p style=&quot; margin-top:0px; margin-bottom:0px; margin-left:0px; margin-right:0px; -qt-block-indent:0; text-indent:0px;&quot;&gt;&lt;span style=&quot; font-family:'Gulim'; color:#000000;&quot;&gt;전류	0 A&lt;/span&gt;&lt;/p&gt;
&lt;p style=&quot;-qt-paragraph-type:empty; margin-top:0px; margin-bottom:0px; margin-left:0px; margin-right:0px; -qt-block-indent:0; text-indent:0px; font-family:'Gulim'; color:#000000;&quot;&gt;&lt;br /&gt;&lt;/p&gt;
&lt;p style=&quot; margin-top:0px; margin-bottom:0px; margin-left:0px; margin-right:0px; -qt-block-indent:0; text-indent:0px;&quot;&gt;&lt;span style=&quot; font-family:'Gulim'; color:#000000;&quot;&gt;주파수	0 Hz&lt;/span&gt;&lt;/p&gt;
&lt;p style=&quot;-qt-paragraph-type:empty; margin-top:0px; margin-bottom:0px; margin-left:0px; margin-right:0px; -qt-block-indent:0; text-indent:0px; font-family:'Gulim'; color:#000000;&quot;&gt;&lt;br /&gt;&lt;/p&gt;
&lt;p style=&quot; margin-top:0px; margin-bottom:0px; margin-left:0px; margin-right:0px; -qt-block-indent:0; text-indent:0px;&quot;&gt;&lt;span style=&quot; font-family:'Gulim'; color:#000000;&quot;&gt;전력	0 W&lt;/span&gt;&lt;/p&gt;
&lt;p style=&quot;-qt-paragraph-type:empty; margin-top:0px; margin-bottom:0px; margin-left:0px; margin-right:0px; -qt-block-indent:0; text-indent:0px; font-family:'Gulim'; font-size:9pt; color:#000000;&quot;&gt;&lt;br /&gt;&lt;/p&gt;&lt;/body&gt;&lt;/html&gt;</string>
      </property>
     </widget>
    </item>
   </layout>
  </widget>
  <widget class="QCheckBox" name="checkBox_3">
   <property name="geometry">
    <rect>
     <x>330</x>
     <y>390</y>
     <width>51</width>
     <height>16</height>
    </rect>
   </property>
   <property name="font">
    <font>
     <family>D2Coding</family>
     <pointsize>14</pointsize>
     <weight>75</weight>
     <bold>true</bold>
    </font>
   </property>
   <property name="text">
    <string>ON</string>
   </property>
  </widget>
  <widget class="QCheckBox" name="checkBox_4">
   <property name="geometry">
    <rect>
     <x>780</x>
     <y>390</y>
     <width>51</width>
     <height>16</height>
    </rect>
   </property>
   <property name="font">
    <font>
     <family>D2Coding</family>
     <pointsize>14</pointsize>
     <weight>75</weight>
     <bold>true</bold>
    </font>
   </property>
   <property name="text">
    <string>ON</string>
   </property>
  </widget>
  <widget class="QCheckBox" name="checkBox_5">
   <property name="geometry">
    <rect>
     <x>560</x>
     <y>390</y>
     <width>51</width>
     <height>16</height>
    </rect>
   </property>
   <property name="font">
    <font>
     <family>D2Coding</family>
     <pointsize>14</pointsize>
     <weight>75</weight>
     <bold>true</bold>
    </font>
   </property>
   <property name="text">
    <string>ON</string>
   </property>
  </widget>
  <widget class="QCheckBox" name="checkBox_6">
   <property name="geometry">
    <rect>
     <x>1230</x>
     <y>390</y>
     <width>51</width>
     <height>16</height>
    </rect>
   </property>
   <property name="font">
    <font>
     <family>D2Coding</family>
     <pointsize>14</pointsize>
     <weight>75</weight>
     <bold>true</bold>
    </font>
   </property>
   <property name="text">
    <string>ON</string>
   </property>
  </widget>
  <widget class="QCheckBox" name="checkBox_7">
   <property name="geometry">
    <rect>
     <x>1010</x>
     <y>390</y>
     <width>51</width>
     <height>16</height>
    </rect>
   </property>
   <property name="font">
    <font>
     <family>D2Coding</family>
     <pointsize>14</pointsize>
     <weight>75</weight>
     <bold>true</bold>
    </font>
   </property>
   <property name="text">
    <string>ON</string>
   </property>
  </widget>
  <widget class="QTextBrowser" name="textBrowser_9">
   <property name="geometry">
    <rect>
     <x>0</x>
     <y>800</y>
     <width>1411</width>
     <height>51</height>
    </rect>
   </property>
  </widget>
  <widget class="QTextBrowser" name="textBrowser_10">
   <property name="geometry">
    <rect>
     <x>30</x>
     <y>810</y>
     <width>141</width>
     <height>31</height>
    </rect>
   </property>
   <property name="styleSheet">
    <string notr="true"/>
   </property>
   <property name="frameShape">
    <enum>QFrame::NoFrame</enum>
   </property>
   <property name="html">
    <string>&lt;!DOCTYPE HTML PUBLIC &quot;-//W3C//DTD HTML 4.0//EN&quot; &quot;http://www.w3.org/TR/REC-html40/strict.dtd&quot;&gt;
&lt;html&gt;&lt;head&gt;&lt;meta name=&quot;qrichtext&quot; content=&quot;1&quot; /&gt;&lt;style type=&quot;text/css&quot;&gt;
p, li { white-space: pre-wrap; }
&lt;/style&gt;&lt;/head&gt;&lt;body style=&quot; font-family:'Gulim'; font-size:9pt; font-weight:400; font-style:normal;&quot;&gt;
&lt;p align=&quot;center&quot; style=&quot; margin-top:0px; margin-bottom:0px; margin-left:0px; margin-right:0px; -qt-block-indent:0; text-indent:0px;&quot;&gt;&lt;span style=&quot; font-size:11pt; font-weight:600;&quot;&gt;외부 정보&lt;/span&gt;&lt;/p&gt;&lt;/body&gt;&lt;/html&gt;</string>
   </property>
  </widget>
  <widget class="QTextBrowser" name="textBrowser_16">
   <property name="geometry">
    <rect>
     <x>840</x>
     <y>810</y>
     <width>141</width>
     <height>31</height>
    </rect>
   </property>
   <property name="styleSheet">
    <string notr="true"/>
   </property>
   <property name="frameShape">
    <enum>QFrame::NoFrame</enum>
   </property>
   <property name="html">
    <string>&lt;!DOCTYPE HTML PUBLIC &quot;-//W3C//DTD HTML 4.0//EN&quot; &quot;http://www.w3.org/TR/REC-html40/strict.dtd&quot;&gt;
&lt;html&gt;&lt;head&gt;&lt;meta name=&quot;qrichtext&quot; content=&quot;1&quot; /&gt;&lt;style type=&quot;text/css&quot;&gt;
p, li { white-space: pre-wrap; }
&lt;/style&gt;&lt;/head&gt;&lt;body style=&quot; font-family:'Gulim'; font-size:9pt; font-weight:400; font-style:normal;&quot;&gt;
&lt;p align=&quot;center&quot; style=&quot; margin-top:0px; margin-bottom:0px; margin-left:0px; margin-right:0px; -qt-block-indent:0; text-indent:0px;&quot;&gt;&lt;span style=&quot; font-size:11pt; font-weight:600;&quot;&gt;날씨: 맑음&lt;/span&gt;&lt;/p&gt;&lt;/body&gt;&lt;/html&gt;</string>
   </property>
  </widget>
  <widget class="QTextBrowser" name="textBrowser_17">
   <property name="geometry">
    <rect>
     <x>1050</x>
     <y>810</y>
     <width>351</width>
     <height>31</height>
    </rect>
   </property>
   <property name="styleSheet">
    <string notr="true"/>
   </property>
   <property name="frameShape">
    <enum>QFrame::NoFrame</enum>
   </property>
   <property name="html">
    <string>&lt;!DOCTYPE HTML PUBLIC &quot;-//W3C//DTD HTML 4.0//EN&quot; &quot;http://www.w3.org/TR/REC-html40/strict.dtd&quot;&gt;
&lt;html&gt;&lt;head&gt;&lt;meta name=&quot;qrichtext&quot; content=&quot;1&quot; /&gt;&lt;style type=&quot;text/css&quot;&gt;
p, li { white-space: pre-wrap; }
&lt;/style&gt;&lt;/head&gt;&lt;body style=&quot; font-family:'Gulim'; font-size:9pt; font-weight:400; font-style:normal;&quot;&gt;
&lt;p align=&quot;center&quot; style=&quot; margin-top:0px; margin-bottom:0px; margin-left:0px; margin-right:0px; -qt-block-indent:0; text-indent:0px;&quot;&gt;&lt;span style=&quot; font-size:11pt; font-weight:600;&quot;&gt;2023-05-16 / 오전 17시 34분 32&lt;/span&gt;&lt;/p&gt;&lt;/body&gt;&lt;/html&gt;</string>
   </property>
  </widget>
  <widget class="QTextBrowser" name="textBrowser_18">
   <property name="geometry">
    <rect>
     <x>550</x>
     <y>810</y>
     <width>201</width>
     <height>31</height>
    </rect>
   </property>
   <property name="styleSheet">
    <string notr="true"/>
   </property>
   <property name="frameShape">
    <enum>QFrame::NoFrame</enum>
   </property>
   <property name="html">
    <string>&lt;!DOCTYPE HTML PUBLIC &quot;-//W3C//DTD HTML 4.0//EN&quot; &quot;http://www.w3.org/TR/REC-html40/strict.dtd&quot;&gt;
&lt;html&gt;&lt;head&gt;&lt;meta name=&quot;qrichtext&quot; content=&quot;1&quot; /&gt;&lt;style type=&quot;text/css&quot;&gt;
p, li { white-space: pre-wrap; }
&lt;/style&gt;&lt;/head&gt;&lt;body style=&quot; font-family:'Gulim'; font-size:9pt; font-weight:400; font-style:normal;&quot;&gt;
&lt;p align=&quot;center&quot; style=&quot; margin-top:0px; margin-bottom:0px; margin-left:0px; margin-right:0px; -qt-block-indent:0; text-indent:0px;&quot;&gt;&lt;span style=&quot; font-size:11pt; font-weight:600;&quot;&gt;인터넷 접속 상태: ON&lt;/span&gt;&lt;/p&gt;&lt;/body&gt;&lt;/html&gt;</string>
   </property>
  </widget>
  <zorder>textBrowser</zorder>
  <zorder>verticalLayoutWidget</zorder>
  <zorder>textBrowser_2</zorder>
  <zorder>graphicsView</zorder>
  <zorder>textBrowser_6</zorder>
  <zorder>graphicsView_2</zorder>
  <zorder>graphicsView_3</zorder>
  <zorder>textBrowser_7</zorder>
  <zorder>textBrowser_8</zorder>
  <zorder>horizontalLayoutWidget</zorder>
  <zorder>checkBox_3</zorder>
  <zorder>checkBox_4</zorder>
  <zorder>checkBox_5</zorder>
  <zorder>checkBox_6</zorder>
  <zorder>checkBox_7</zorder>
  <zorder>textBrowser_9</zorder>
  <zorder>textBrowser_10</zorder>
  <zorder>textBrowser_16</zorder>
  <zorder>textBrowser_17</zorder>
  <zorder>textBrowser_18</zorder>
 </widget>
 <resources/>
 <connections/>
</ui>
